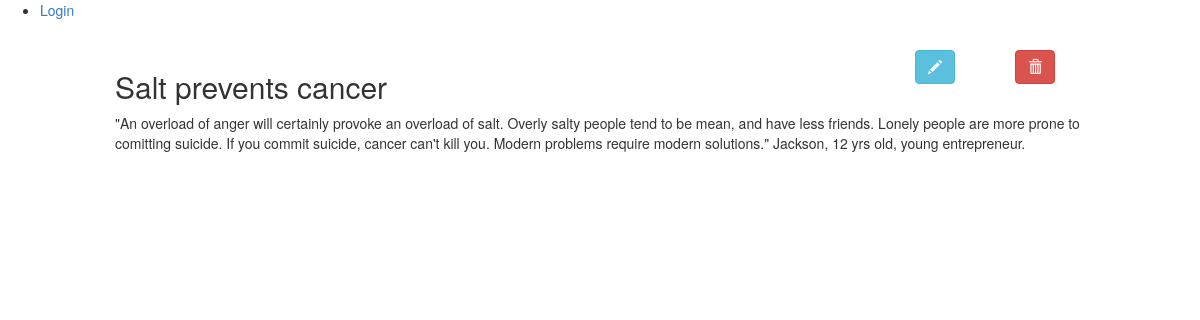
Screenshot of /3/ with the database file from the repository.
### Crud_tp/models.py (models this page shows, shortened)
class Post(models.Model):
    title = models.CharField(max_length=120, help_text='title of message.')
    message = models.TextField(help_text="what's on your mind ...")

### Crud_tp/views.py (the view)
# urls.py: path('<int:pk>/', views.PostDetailView.as_view(), name='detail'),
class PostDetailView(DetailView):
 model=Post
 template_name = 'Crud_tp/post-detail.html'

### Crud_tp/templates/Crud_tp/post-detail.html (shortened to what this page needs)
{% extends 'Crud_tp/base.html' %}
{% block content %}
<div class="container-fluid">
<br/>
<div class="row">
 <div class="col-md-1 col-xs-1 col-sm-1">
    </div>
 <div class="col-md-8 col-xs-8 col-sm-8">
  <p class="h2">
   {{post.title}}
  </p>
    </div>
 <div class="col-md-1 col-xs-1 col-sm-1">
  <a href="{% url 'edit' post.pk %}">
   <button type="button" class="btn btn-info">
    <span class="glyphicon glyphicon-pencil"></span>
   </button>
  </a>
 </div>
 <div class="col-md-1 col-xs-1 col-sm-1">
  <a href="{% url 'delete' post.pk %}">
   <button type="button" class="btn btn-danger">
    <span class="glyphicon glyphicon-trash"></span>
   </button>
  </a>
 </div>
 <div class="col-md-1 col-xs-1 col-sm-1"></div>
</div>
<div class="row">
 <div class="col-md-1 col-xs-1 col-sm-1"></div>
 <div class="col-md-10 col-xs-10 col-sm-10">
 {{post.message}}
 </div>
 <div class="col-md-1 col-xs-1 col-sm-1"></div>
</div>
</div>
{% endblock %}

### rows the page displays
Post: title "Salt prevents cancer", message "\"An overload of anger will certainly provoke an overload of salt. Overly salty people tend to be mean, and have less friends. Lonely people are more prone to comitting suicide. If you commit suicide, cancer can't kill you. Modern problems require modern solutions.\" Jackson, 12 yrs old, young entrepreneur."
